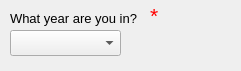
     <widget class="QWidget" name="demo_widget_year" native="true">
      <property name="geometry">
       <rect>
        <x>310</x>
        <y>390</y>
        <width>241</width>
        <height>71</height>
       </rect>
      </property>
      <property name="font">
       <font>
        <pointsize>10</pointsize>
       </font>
      </property>
      <widget class="QLabel" name="demo_text_year">
       <property name="geometry">
        <rect>
         <x>10</x>
         <y>10</y>
         <width>151</width>
         <height>16</height>
        </rect>
       </property>
       <property name="font">
        <font>
         <family>Arial</family>
         <pointsize>10</pointsize>
        </font>
       </property>
       <property name="text">
        <string>What year are you in?</string>
       </property>
      </widget>
      <widget class="QComboBox" name="demo_box_year">
       <property name="geometry">
        <rect>
         <x>10</x>
         <y>30</y>
         <width>111</width>
         <height>26</height>
        </rect>
       </property>
       <property name="font">
        <font>
         <pointsize>10</pointsize>
        </font>
       </property>
       <item>
        <property name="text">
         <string/>
        </property>
       </item>
       <item>
        <property name="text">
         <string>1st year</string>
        </property>
       </item>
       <item>
        <property name="text">
         <string>2nd year</string>
        </property>
       </item>
       <item>
        <property name="text">
         <string>3rd year</string>
        </property>
       </item>
       <item>
        <property name="text">
         <string>4th year</string>
        </property>
       </item>
       <item>
        <property name="text">
         <string>Postgraduate</string>
        </property>
       </item>
       <item>
        <property name="text">
         <string>PhD Student</string>
        </property>
       </item>
      </widget>
      <widget class="QLabel" name="demo_error_year">
       <property name="geometry">
        <rect>
         <x>150</x>
         <y>0</y>
         <width>41</width>
         <height>31</height>
        </rect>
       </property>
       <property name="palette">
        <palette>
         <active>
          <colorrole role="WindowText">
           <brush brushstyle="SolidPattern">
            <color alpha="255">
             <red>255</red>
             <green>0</green>
             <blue>0</blue>
            </color>
           </brush>
          </colorrole>
         </active>
         <inactive>
          <colorrole role="WindowText">
           <brush brushstyle="SolidPattern">
            <color alpha="255">
             <red>255</red>
             <green>0</green>
             <blue>0</blue>
            </color>
           </brush>
          </colorrole>
         </inactive>
         <disabled>
          <colorrole role="WindowText">
           <brush brushstyle="SolidPattern">
            <color alpha="255">
             <red>69</red>
             <green>69</green>
             <blue>69</blue>
            </color>
           </brush>
          </colorrole>
         </disabled>
        </palette>
       </property>
       <property name="font">
        <font>
         <family>Arial</family>
         <pointsize>16</pointsize>
        </font>
       </property>
       <property name="text">
        <string>*</string>
       </property>
      </widget>
     </widget>
